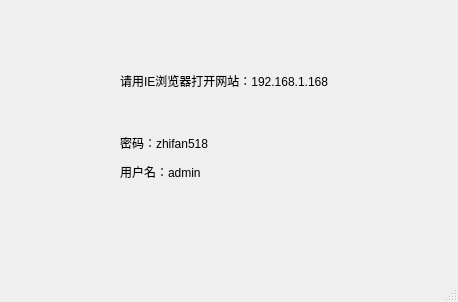
<?xml version="1.0" encoding="UTF-8"?>
<ui version="4.0">
 <class>zhifan</class>
 <widget class="QMainWindow" name="zhifan">
  <property name="geometry">
   <rect>
    <x>0</x>
    <y>0</y>
    <width>458</width>
    <height>302</height>
   </rect>
  </property>
  <property name="windowTitle">
   <string>HDvideo</string>
  </property>
  <widget class="QWidget" name="centralwidget">
   <widget class="QLabel" name="label_2">
    <property name="geometry">
     <rect>
      <x>120</x>
      <y>150</y>
      <width>319</width>
      <height>43</height>
     </rect>
    </property>
    <property name="text">
     <string>用户名：admin</string>
    </property>
   </widget>
   <widget class="QLabel" name="label_3">
    <property name="geometry">
     <rect>
      <x>120</x>
      <y>110</y>
      <width>319</width>
      <height>66</height>
     </rect>
    </property>
    <property name="text">
     <string>密码：zhifan518</string>
    </property>
   </widget>
   <widget class="QLabel" name="label">
    <property name="geometry">
     <rect>
      <x>120</x>
      <y>50</y>
      <width>319</width>
      <height>61</height>
     </rect>
    </property>
    <property name="font">
     <font>
      <weight>50</weight>
      <bold>false</bold>
     </font>
    </property>
    <property name="text">
     <string>请用IE浏览器打开网站：192.168.1.168</string>
    </property>
   </widget>
  </widget>
  <widget class="QMenuBar" name="menubar">
   <property name="geometry">
    <rect>
     <x>0</x>
     <y>0</y>
     <width>458</width>
     <height>23</height>
    </rect>
   </property>
  </widget>
  <widget class="QStatusBar" name="statusbar"/>
 </widget>
 <resources/>
 <connections/>
</ui>
